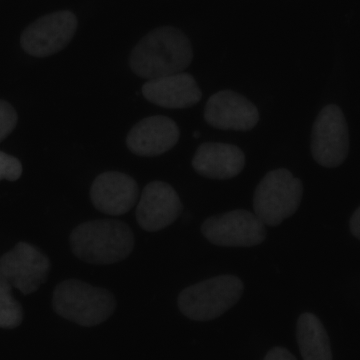
#> input picture example data/03b9306f44e9b8951461623dcbd615550cdcf36ea93b203f2c8fa58ed1dffcbe.png, 360 x 360 px
$ python watershed.py 'example data/03b9306f44e9b8951461623dcbd615550cdcf36ea93b203f2c8fa58ed1dffcbe.png'   (older library calls are emulated)
#> lines starting #> are read from the running program, lines starting #| are printed output that depends on the picture; after the words box and inside, x2 and y2 are one past the last pixel; in counts of white or black regions, pixels touching at a corner belong together
#> further down, original is the input picture: shape (360, 360); min 4, max 55, mean 11.8
#!/usr/bin/env python
# coding: utf-8

# In[18]:


import numpy as np
import cv2
from matplotlib import pyplot as plt
import argparse


# In[4]:


def thresholded(img):
    ret, thresh = cv2.threshold(img,0,255,cv2.THRESH_BINARY_INV+cv2.THRESH_OTSU)
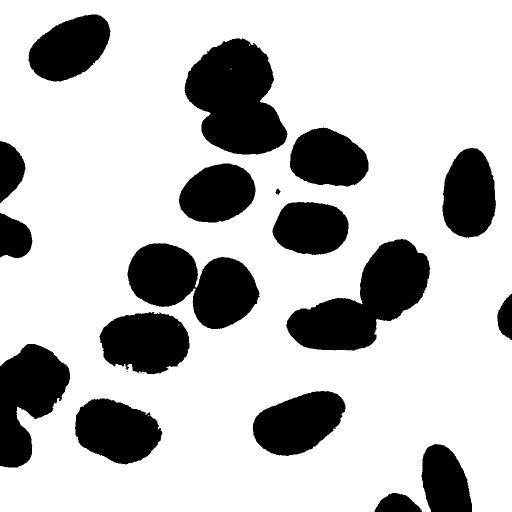
#> thresh: shape (1024, 1024) (shown at 1/2 size); 75.4% white; 22 black regions (4 under 20 px), largest, box (x1, y1, x2, y2) and area: (369, 77, 575, 309) 32611, (572, 478, 861, 701) 31444, (255, 486, 519, 658) 28057
#> ret = 16
    thresh = np.invert(thresh)
    return thresh


# In[16]:


def count(img,draw = False):
    plt.figure(figsize=(8, 8))
    thresh = thresholded(img)

    kernel=cv2.getStructuringElement(cv2.MORPH_ELLIPSE,(3,3))
    closing = cv2.morphologyEx(thresh, cv2.MORPH_CLOSE, kernel)
#> closing: shape (1024, 1024); 24.6% white; 22 white regions (4 under 20 px), largest, box (x1, y1, x2, y2) and area: (369, 77, 575, 309) 32634, (572, 478, 861, 701) 31455, (255, 486, 519, 658) 28065
    opening = cv2.morphologyEx(thresh, cv2.MORPH_OPEN, kernel)
#> opening: shape (1024, 1024); 24.6% white; 19 white regions, largest, box (x1, y1, x2, y2) and area: (369, 77, 575, 309) 32591, (572, 478, 861, 701) 31432, (255, 486, 519, 658) 28049

    kernel=cv2.getStructuringElement(cv2.MORPH_ELLIPSE,(5,5))
    eroded=cv2.erode(opening,kernel,iterations=10)
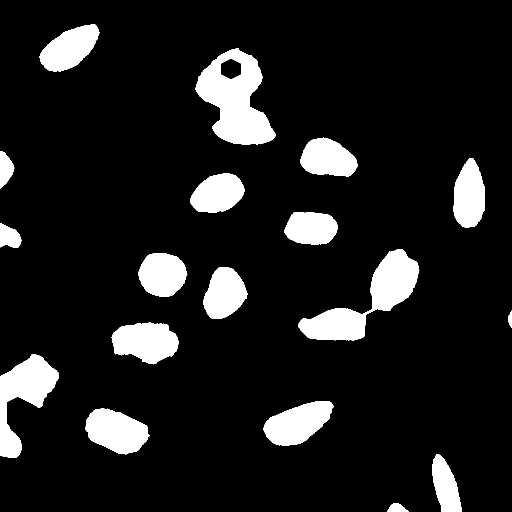
#> eroded: shape (1024, 1024) (shown at 1/2 size); 11.5% white; 18 white regions, largest, box (x1, y1, x2, y2) and area: (391, 97, 552, 289) 17141, (596, 498, 839, 681) 15231, (0, 708, 118, 915) 10943
    dilated=cv2.dilate(eroded,kernel,iterations=6)
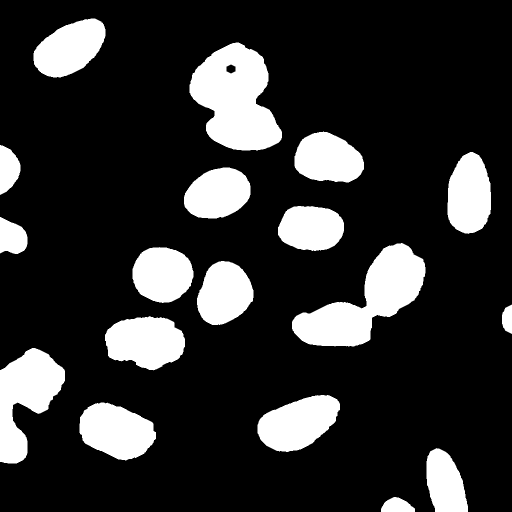
#> dilated: shape (1024, 1024) (shown at 1/2 size); 18.7% white; 18 white regions, largest, box (x1, y1, x2, y2) and area: (379, 85, 564, 301) 26177, (584, 486, 851, 693) 24435, (0, 696, 130, 927) 16745


    dist_transform = cv2.distanceTransform(dilated,cv2.DIST_L2,5)
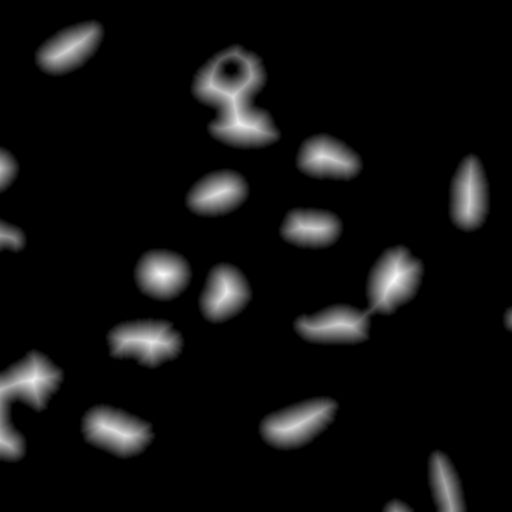
#> dist_transform: shape (1024, 1024) float32 (shown at 1/2 size); min 0, max 54.73, mean 3.4; drawn with min black and max white
    ret, sure_fg = cv2.threshold(dist_transform,0.5*dist_transform.max(),255,0)
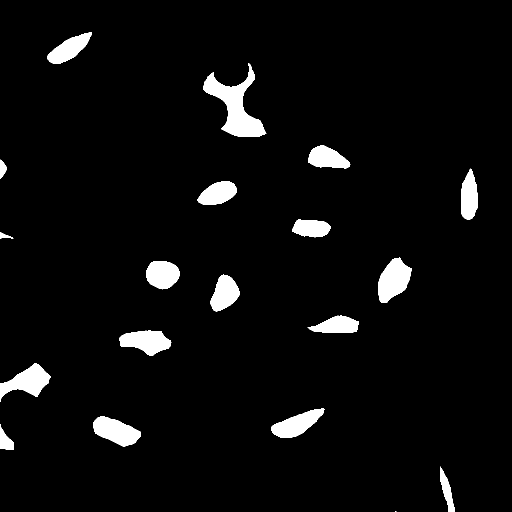
#> sure_fg: shape (1024, 1024) float32 (shown at 1/2 size); 4.6% white; 19 white regions (1 under 20 px), largest, box (x1, y1, x2, y2) and area: (406, 126, 533, 274) 7028, (756, 515, 824, 606) 3916, (0, 726, 102, 804) 3679
#> ret = 27.36

    sure_fg = np.uint8(sure_fg)
    kernel=cv2.getStructuringElement(cv2.MORPH_ELLIPSE,(2,2))
    sure_fg=cv2.erode(sure_fg,kernel,iterations=5)
#> sure_fg: shape (1024, 1024); 3.6% white; 18 white regions, largest, box (x1, y1, x2, y2) and area: (411, 143, 530, 274) 5615, (761, 520, 823, 606) 3300, (0, 731, 100, 804) 3095
    sure_fg=cv2.dilate(sure_fg,kernel,iterations=5)
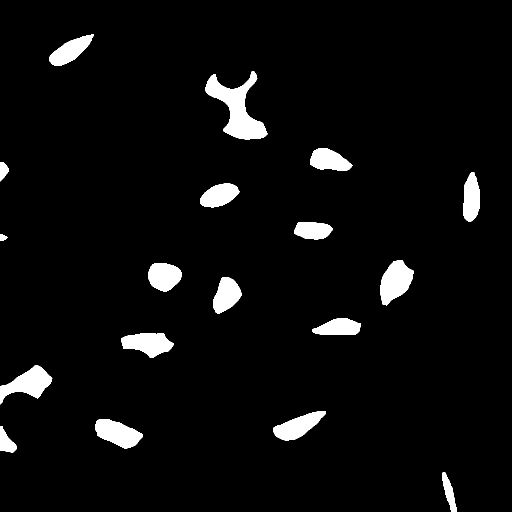
#> sure_fg: shape (1024, 1024) (shown at 1/2 size); 4.6% white; 18 white regions, largest, box (x1, y1, x2, y2) and area: (411, 143, 535, 279) 7069, (761, 520, 828, 611) 3860, (0, 731, 105, 809) 3830

    output = cv2.connectedComponentsWithStats(sure_fg, cv2.CV_32S)

    centroids = output[3]
#> centroids = 19 rows, first 8: [514, 510.4], [140, 101.3], [474.5, 217.9], [657.9, 320.4], [6.29, 340.7], [942.5, 396.2], [438.2, 390.5], [625.4, 460.4]
    centroids_final=[]

    for i in range(1,len(centroids)):
        centroids_final.append(centroids[i])
#> this loop made 18 passes
#> after the loop, centroids_final = 18 items, first 6: [140, 101.3], [474.5, 217.9], [657.9, 320.4], [6.29, 340.7], [942.5, 396.2], [438.2, 390.5]
    centroids_final=np.array(centroids_final)
#> centroids_final = 18 rows, first 8: [140, 101.3], [474.5, 217.9], [657.9, 320.4], [6.29, 340.7], [942.5, 396.2], [438.2, 390.5], [625.4, 460.4], [5.57, 474.9]
    print(f"Number of Nuclei: {len(centroids_final)}")
#| Number of Nuclei: 18

    plt.imshow(resized_original,cmap='gray')
    plt.title("Result")
    plt.axis("off")
    plt.scatter(centroids_final[:,0],centroids_final[:,1])
    plt.savefig("result.png",dpi=100)
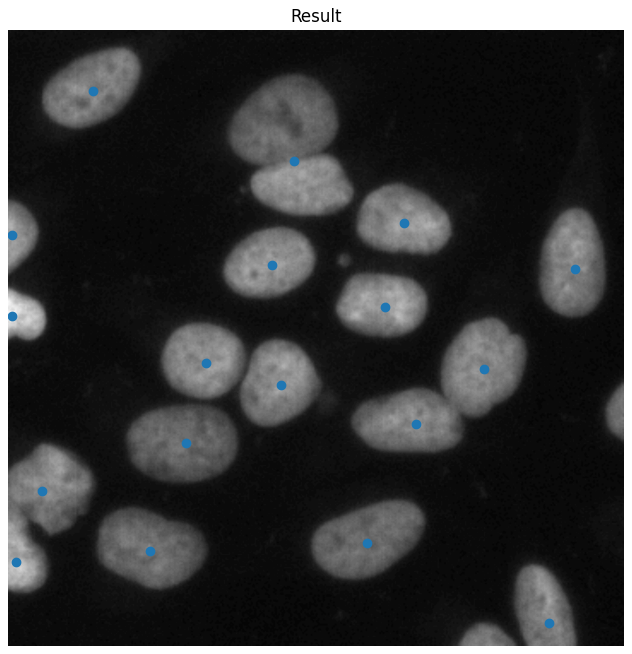
#> figure drawn by matplotlib, 1 panel
    return centroids_final


# In[19]:


parser = argparse.ArgumentParser()
parser.add_argument("filename", help="insert filepath to image")
args = parser.parse_args()
original = cv2.imread(args.filename,cv2.IMREAD_GRAYSCALE)
resized_original = cv2.resize(original,(1024,1024))
centroids = count(resized_original,draw=True)
#> centroids has the same summary as centroids_final in count


# In[ ]:

$ run again, on example data/50a7ea80dd73232a17f98b5c83f62ec89989e892fe25b79b36f99b3872a7d182.png
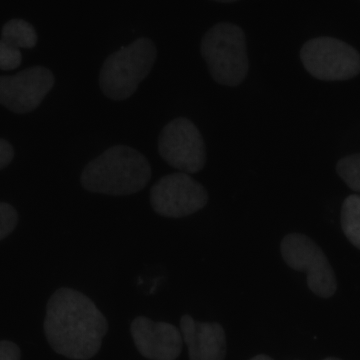
#> input picture example data/50a7ea80dd73232a17f98b5c83f62ec89989e892fe25b79b36f99b3872a7d182.png, 360 x 360 px
#> original is the input picture: shape (360, 360); min 3, max 50, mean 10.3
#> in thresholded, `ret, thresh = cv2.threshold(img,0,255,cv2.THRESH_BINARY_INV+cv2.THRESH..`:
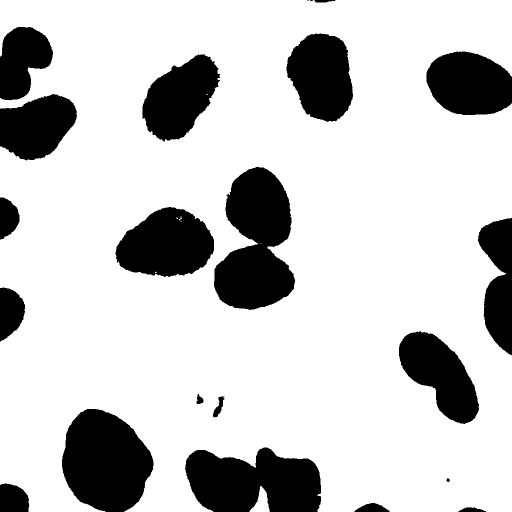
#> thresh: shape (1024, 1024) (shown at 1/2 size); 78.6% white; 23 black regions (3 under 20 px), largest, box (x1, y1, x2, y2) and area: (428, 334, 590, 620) 31357, (124, 818, 307, 1024) 28128, (370, 895, 642, 1024) 27161
#> in thresholded, `ret, thresh = cv2.threshold(img,0,255,cv2.THRESH_BINARY_INV+cv2.THRESH..`: ret = 15
#> closing: shape (1024, 1024); 21.4% white; 23 white regions (3 under 20 px), largest, box (x1, y1, x2, y2) and area: (428, 334, 590, 620) 31374, (124, 818, 307, 1024) 28130, (370, 895, 642, 1024) 27168
#> opening: shape (1024, 1024); 21.4% white; 21 white regions (1 under 20 px), largest, box (x1, y1, x2, y2) and area: (428, 334, 590, 620) 31343, (124, 818, 307, 1024) 28123, (370, 895, 642, 1024) 27156
#> eroded: shape (1024, 1024); 10.2% white; 16 white regions, largest, box (x1, y1, x2, y2) and area: (145, 838, 286, 1012) 16857, (392, 920, 621, 1024) 13583, (253, 435, 408, 534) 9647
#> dilated: shape (1024, 1024); 16.3% white; 16 white regions, largest, box (x1, y1, x2, y2) and area: (133, 826, 298, 1024) 23343, (380, 908, 633, 1024) 21419, (241, 423, 420, 546) 15029
#> in count, `ret, sure_fg = cv2.threshold(dist_transform,0.5*dist_transform.max(),2..`: ret = 37.95
#> in count, `centroids = output[3]`: centroids = 14 rows, first 8: [512.9, 509.7], [646.6, 152.3], [942.2, 172.2], [352.9, 206.8], [70.78, 262.3], [522, 417.3], [335.1, 495.5], [1022.6, 490.4]
#> the loop in count, `for i in range(1,len(centroids)):` made 13 passes
#> after the loop in count, `for i in range(1,len(centroids)):`: centroids_final = [[646.6, 152.3], [942.2, 172.2], [352.9, 206.8], [70.78, 262.3], [522, 417.3], [335.1, 495.5], [1022.6, 490.4], [505.7, 560.4], [1021.2, 620], [214.2, 928.3], [457.9, 976.8], [589.4, 987.4], [8.66, 1020.9]]
#> in count, `centroids_final=np.array(centroids_final)`: centroids_final = 13 rows, first 8: [646.6, 152.3], [942.2, 172.2], [352.9, 206.8], [70.78, 262.3], [522, 417.3], [335.1, 495.5], [1022.6, 490.4], [505.7, 560.4]
#| Number of Nuclei: 13
#> in count, `plt.savefig("result.png",dpi=100)`:
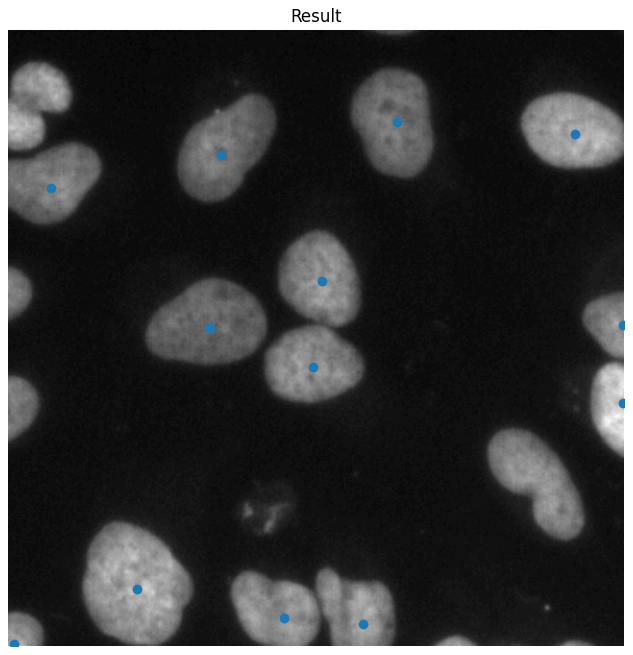
#> figure drawn by matplotlib, 1 panel
#> `centroids = count(resized_original,draw=True)`: centroids has the same summary as centroids_final in count

$ run again, on example data/57b49733c5a3c268b013553635a826e6a1b10e699bbd19c3b842375fe0adf344.png
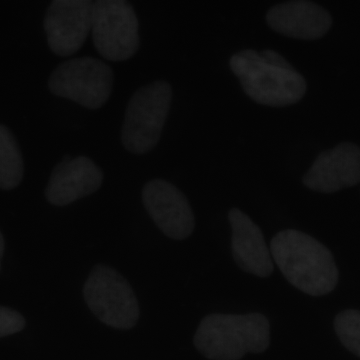
#> input picture example data/57b49733c5a3c268b013553635a826e6a1b10e699bbd19c3b842375fe0adf344.png, 360 x 360 px
#> original is the input picture: shape (360, 360); min 2, max 40, mean 9.6
#> in thresholded, `ret, thresh = cv2.threshold(img,0,255,cv2.THRESH_BINARY_INV+cv2.THRESH..`:
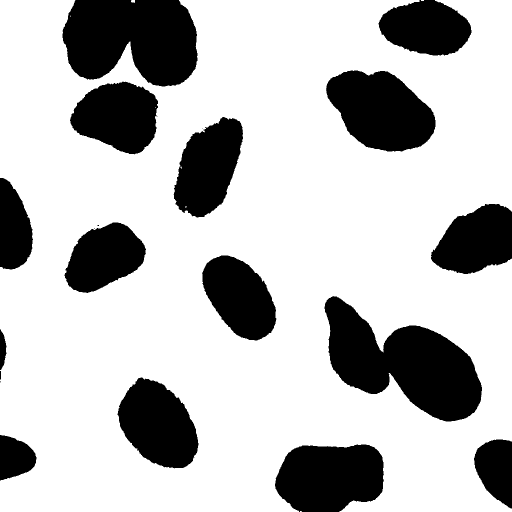
#> thresh: shape (1024, 1024) (shown at 1/2 size); 74.1% white; 20 black regions (4 under 20 px), largest, box (x1, y1, x2, y2) and area: (649, 592, 964, 843) 41981, (125, 0, 395, 173) 37496, (652, 141, 871, 303) 25060
#> in thresholded, `ret, thresh = cv2.threshold(img,0,255,cv2.THRESH_BINARY_INV+cv2.THRESH..`: ret = 13
#> closing: shape (1024, 1024); 26% white; 19 white regions (4 under 20 px), largest, box (x1, y1, x2, y2) and area: (649, 592, 964, 843) 41989, (125, 0, 395, 173) 37508, (652, 141, 871, 303) 25062
#> opening: shape (1024, 1024); 25.9% white; 16 white regions, largest, box (x1, y1, x2, y2) and area: (649, 592, 964, 843) 41975, (125, 0, 395, 173) 37492, (652, 141, 871, 303) 25057
#> eroded: shape (1024, 1024); 13.6% white; 14 white regions, largest, box (x1, y1, x2, y2) and area: (146, 0, 374, 153) 23258, (673, 617, 943, 823) 22078, (572, 909, 746, 1024) 14201
#> dilated: shape (1024, 1024); 20.5% white; 14 white regions, largest, box (x1, y1, x2, y2) and area: (661, 605, 955, 835) 33460, (134, 0, 386, 165) 31688, (662, 149, 862, 295) 20244
#> in count, `ret, sure_fg = cv2.threshold(dist_transform,0.5*dist_transform.max(),2..`: ret = 32.2
#> in count, `centroids = output[3]`: centroids = 17 rows, first 8: [509.9, 513.3], [204.5, 54.66], [326.2, 76.27], [859.9, 59.9], [769.7, 228.8], [240.7, 235.5], [418.3, 340.6], [11.32, 464]
#> the loop in count, `for i in range(1,len(centroids)):` made 16 passes
#> after the loop in count, `for i in range(1,len(centroids)):`: centroids_final = [[204.5, 54.66], [326.2, 76.27], [859.9, 59.9], [769.7, 228.8], [240.7, 235.5], [418.3, 340.6], [11.32, 464], [971.8, 480.9], [213.5, 515.1], [483.8, 598.2], [716.8, 713.8], [870.5, 749.7], [319.4, 853.2], [5.04, 918.7], [1012.5, 941.8], [658.7, 961]]
#> in count, `centroids_final=np.array(centroids_final)`: centroids_final = 16 rows, first 8: [204.5, 54.66], [326.2, 76.27], [859.9, 59.9], [769.7, 228.8], [240.7, 235.5], [418.3, 340.6], [11.32, 464], [971.8, 480.9]
#| Number of Nuclei: 16
#> in count, `plt.savefig("result.png",dpi=100)`:
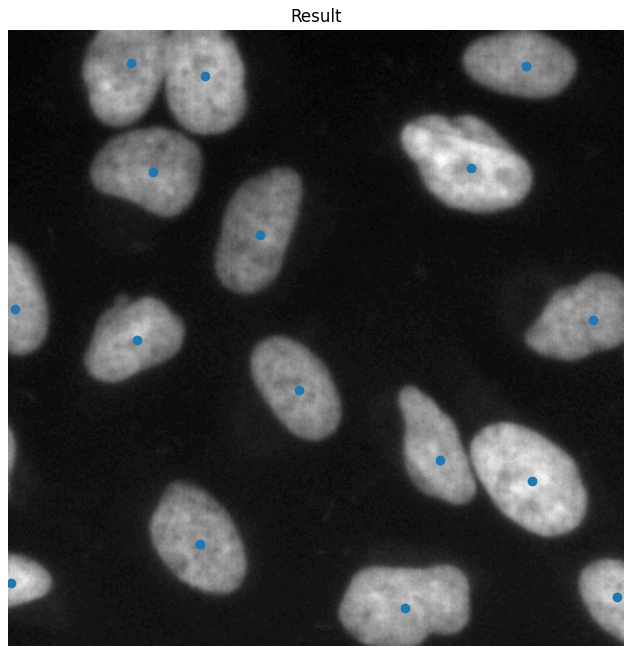
#> figure drawn by matplotlib, 1 panel
#> `centroids = count(resized_original,draw=True)`: centroids has the same summary as centroids_final in count

$ run again, on example data/5afcbfd0dd64392aa1e233b996d0bfb4354ee7119f30ae111c33d0fe4df11590.png
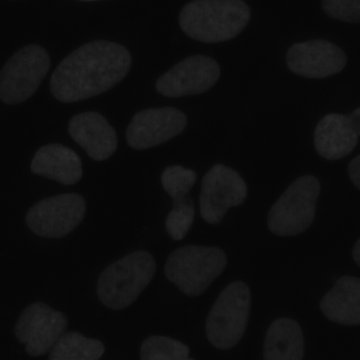
#> input picture example data/5afcbfd0dd64392aa1e233b996d0bfb4354ee7119f30ae111c33d0fe4df11590.png, 360 x 360 px
#> original is the input picture: shape (360, 360); min 5, max 42, mean 13.2
#> in thresholded, `ret, thresh = cv2.threshold(img,0,255,cv2.THRESH_BINARY_INV+cv2.THRESH..`: ret = 16
#> closing: shape (1024, 1024); 31.7% white; 24 white regions, largest, box (x1, y1, x2, y2) and area: (142, 114, 374, 292) 28411, (44, 860, 298, 1024) 25061, (509, 0, 713, 122) 20279
#> opening: shape (1024, 1024); 31.7% white; 24 white regions, largest, box (x1, y1, x2, y2) and area: (142, 114, 374, 292) 28404, (44, 860, 298, 1024) 25045, (509, 0, 713, 122) 20275
#> eroded: shape (1024, 1024); 15.1% white; 23 white regions, largest, box (x1, y1, x2, y2) and area: (163, 134, 352, 272) 16821, (68, 880, 275, 1024) 13832, (530, 0, 691, 102) 12741
#> dilated: shape (1024, 1024); 24.3% white; 23 white regions, largest, box (x1, y1, x2, y2) and area: (151, 122, 364, 284) 23409, (56, 868, 287, 1024) 20150, (518, 0, 703, 114) 17085
#> in count, `ret, sure_fg = cv2.threshold(dist_transform,0.5*dist_transform.max(),2..`: ret = 35.15
#> in count, `centroids = output[3]`: centroids = 21 rows, first 8: [512, 514.2], [615.8, 43.52], [997.2, 8.04], [899.4, 171.6], [259, 204.3], [69.28, 212.8], [552.4, 218.2], [436.2, 365.6]
#> the loop in count, `for i in range(1,len(centroids)):` made 20 passes
#> after the loop in count, `for i in range(1,len(centroids)):`: centroids_final = 20 items, first 6: [615.8, 43.52], [997.2, 8.04], [899.4, 171.6], [259, 204.3], [69.28, 212.8], [552.4, 218.2]
#> in count, `centroids_final=np.array(centroids_final)`: centroids_final = 20 rows, first 8: [615.8, 43.52], [997.2, 8.04], [899.4, 171.6], [259, 204.3], [69.28, 212.8], [552.4, 218.2], [436.2, 365.6], [270.6, 385.2]
#| Number of Nuclei: 20
#> in count, `plt.savefig("result.png",dpi=100)`:
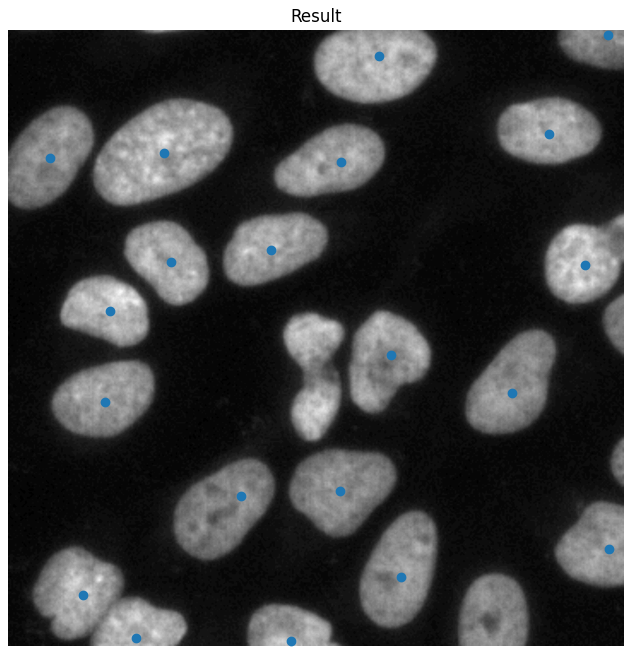
#> figure drawn by matplotlib, 1 panel
#> `centroids = count(resized_original,draw=True)`: centroids has the same summary as centroids_final in count
